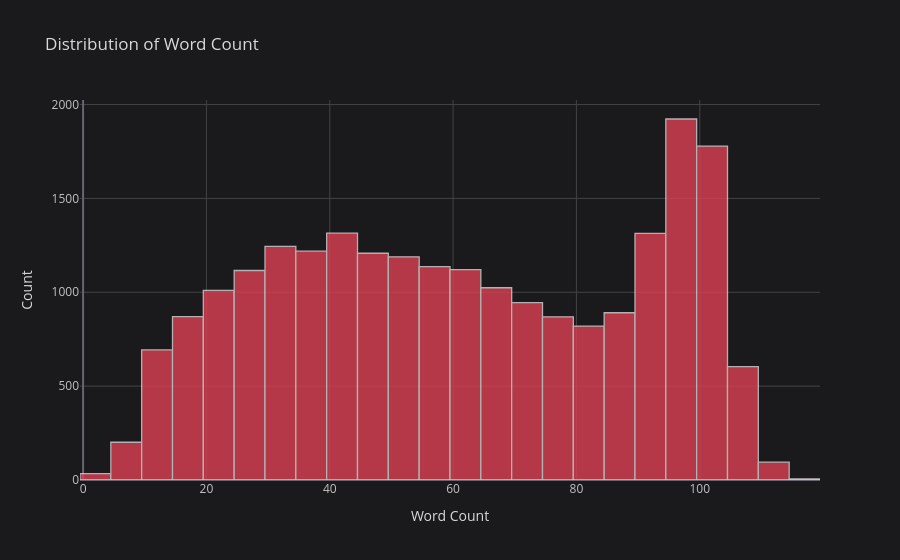

The notebook cell this image was saved under:
### Code cell
df['word_count'].iplot(
    kind='hist', 
    bins=50, 
    colors='red', 
    xTitle='Word Count', 
    yTitle='Count', 
    title='Distribution of Word Count')

### Figure 1 — Plotly figure (JSON) as saved in the notebook; plotly's stock layout.template omitted (floating-point values rounded to 4 significant figures; data arrays with more than 128 entries replaced by an {"elided": "..."} marker saying what was removed)
{"data": [{"histfunc": "count", "histnorm": "", "marker": {"color": "rgba(219, 64, 82, 1.0)", "line": {"color": "#D9D9D9", "width": 1.3}}, "name": "word_count", "nbinsx": 50, "opacity": 0.8, "orientation": "v", "type": "histogram", "x": {"elided": "22628 int values"}}], "layout": {"barmode": "overlay", "legend": {"bgcolor": "#1A1A1C", "font": {"color": "#D9D9D9"}}, "paper_bgcolor": "#1A1A1C", "plot_bgcolor": "#1A1A1C", "title": {"font": {"color": "#D9D9D9"}, "text": "Distribution of Word Count"}, "xaxis": {"gridcolor": "#434343", "showgrid": true, "tickfont": {"color": "#C2C2C2"}, "title": {"font": {"color": "#D9D9D9"}, "text": "Word Count"}, "zerolinecolor": "#666570"}, "yaxis": {"gridcolor": "#434343", "showgrid": true, "tickfont": {"color": "#C2C2C2"}, "title": {"font": {"color": "#D9D9D9"}, "text": "Count"}, "zerolinecolor": "#666570"}}}
